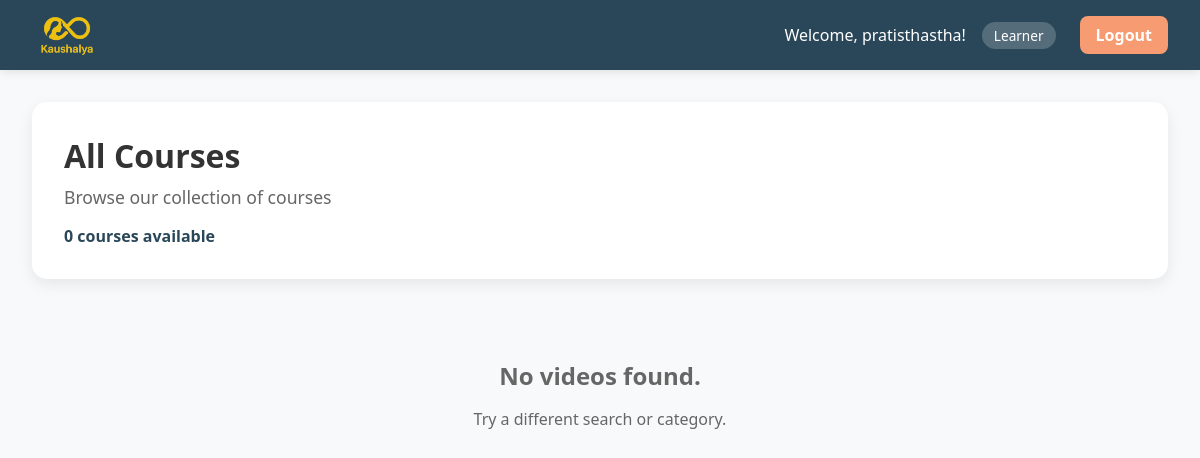
/courses/search/ (signed in), run on an earlier commit of the app's database.
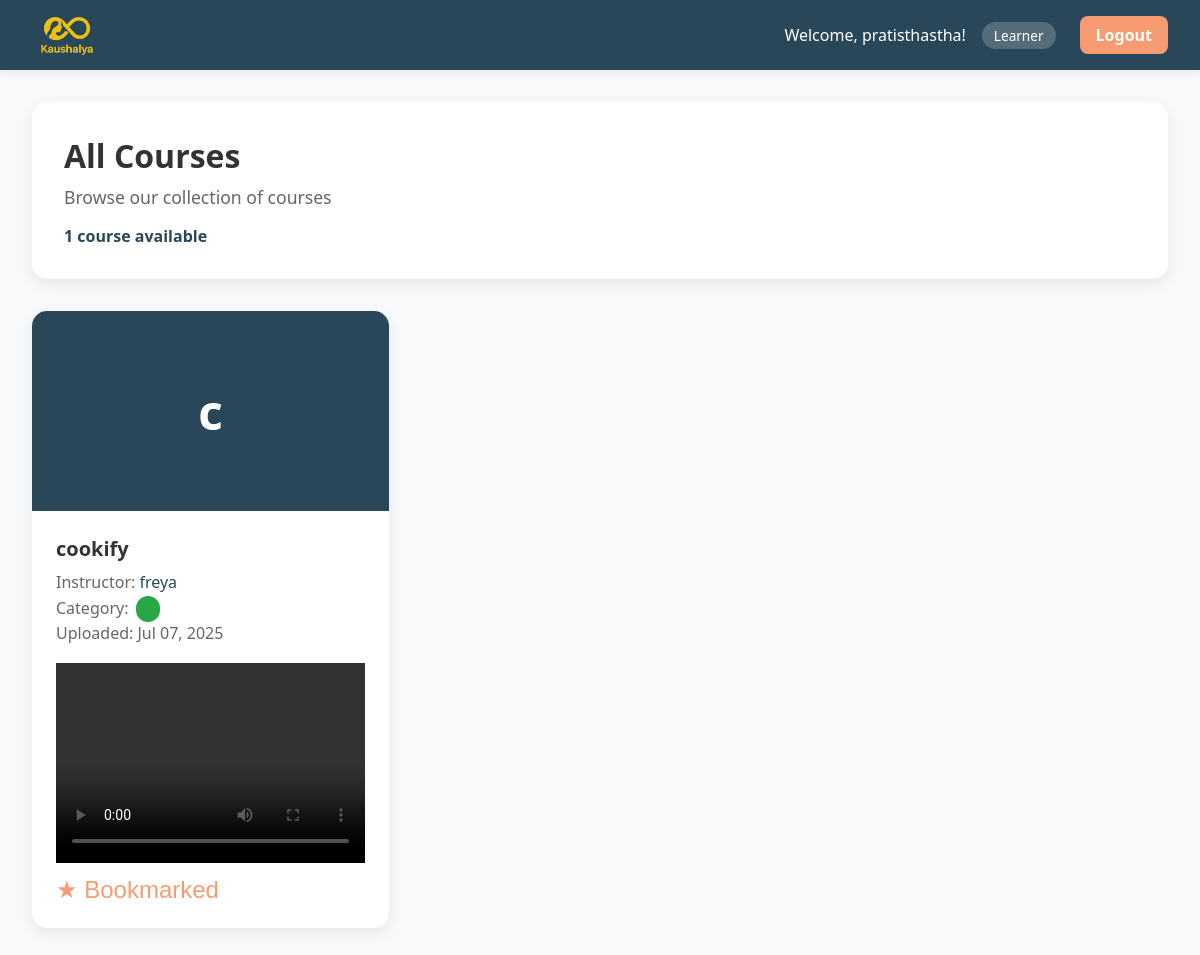
And on a later commit of the database.
### core/models.py (models this page shows, shortened)
class Profile(models.Model):
    ROLE_CHOICES = [
        ('learner', 'Learner'),
        ('instructor', 'Instructor/Admin'),
    ]
    user = models.OneToOneField(User, on_delete=models.CASCADE)
    role = models.CharField(max_length=20, choices=ROLE_CHOICES)
    specialization = models.CharField(max_length=100, blank=True)
    age = models.PositiveIntegerField(null=True, blank=True)
    email = models.EmailField(max_length=254, blank=True)
    avatar = models.ImageField(upload_to='avatars/', blank=True, null=True)

### instructors/models.py (models this page shows, shortened)
class Video(models.Model):
    instructor = models.ForeignKey(User, on_delete=models.CASCADE)
    title = models.CharField(max_length=200)
    video = models.FileField(upload_to='videos/')
    pdf_notes = models.FileField(upload_to='video_pdfs/', blank=True, null=True)
    assignment_link = models.URLField(blank=True)
    uploaded_at = models.DateTimeField(auto_now_add=True)
    playback_id = models.CharField(max_length=64, blank=True, null=True)  # Mux playback ID

### core/views.py (the view)
# urls.py: path('courses/search/', views.course_search_view, name='course_search'),
@login_required
def course_search_view(request):
    query = request.GET.get('q', '').strip()
    category = request.GET.get('category', '').strip()
    videos = Video.objects.all()
    if category and category != 'all':
        videos = videos.filter(category=category)
    if query:
        videos = videos.filter(title__icontains=query)
    bookmarked_ids = set()
    if request.user.is_authenticated:
        bookmarked_ids = set(BookmarkedCourse.objects.filter(user=request.user).values_list('video_id', flat=True))
    request.user.bookmarked_ids = bookmarked_ids
    dashboard_type = 'Learner' if request.user.profile.role == 'learner' else 'Instructor/Admin'
    context = {
        'courses': videos,
        'query': query,
        'category': category,
        'category_name': category,
        'total_results': videos.count(),
        'dashboard_type': dashboard_type,
    }
    return render(request, 'core/course_search.html', context)

### core/templates/core/course_search.html (shortened to what this page needs)
<!DOCTYPE html>
<html lang="en">
<head>
</head>
<body>
    {% load static %}
    <nav class="navbar">
        <div class="navbar-content">
            <a href="{% url 'dashboard' %}" class="logo" style="display: flex; align-items: center; gap: 0.5rem;">
                <img src="{% static 'core/logo for kaushalya.png' %}" alt="Kaushalaya Logo" style="height: 70px; width: auto; display: block; border-radius: 6px;">
            </a>
            <div class="nav-links" id="navLinks">
                <div class="user-info">
                    <span>Welcome, {{ request.user.username }}!</span>
                    <span class="user-role">{{ dashboard_type }}</span>
                </div>
                <a href="{% url 'logout' %}" class="nav-btn">Logout</a>
            </div>
        </div>
    </nav>
    <div class="main-content">
        <div class="search-header">
            <h1 class="search-title">
                {% if query or category %}
                    {% if query and category %}
                        Search Results for "{{ query }}" in {{ category_name }}
                    {% elif query %}
                        Search Results for "{{ query }}"
                    {% elif category %}
                        {{ category_name }} Courses
                    {% endif %}
                {% else %}
                    All Courses
                {% endif %}
            </h1>
            <p class="search-subtitle">
                {% if query or category %}
                    Found {{ total_results }} course{{ total_results|pluralize }} matching your criteria
                {% else %}
                    Browse our collection of courses
                {% endif %}
            </p>
            <div class="results-count">{{ total_results }} course{{ total_results|pluralize }} available</div>
        </div>
        {% if courses %}
        <div class="courses-grid">
            {% for course in courses %}
            <div class="course-card">
                <div class="course-image">
                    {{ course.title|slice:":1" }}
                </div>
                <div class="course-content">
                    <h3 class="course-title">{{ course.title }}</h3>
                    <p class="course-meta">
                        Instructor: <span class="course-instructor">{{ course.instructor.username }}</span><br>
                        Category: <span class="category-badge">{{ course.get_category_display }}</span><br>
                        Uploaded: {{ course.uploaded_at|date:"M d, Y" }}
                    </p>
                    {% if course.playback_id %}
                    <video width="100%" height="200" controls>
                        <source src="https://stream.mux.com/{{ course.playback_id }}.m3u8" type="application/x-mpegURL">
                        Your browser does not support the video tag.
                    </video>
                    {% elif course.video %}
                    <video width="100%" height="200" controls>
                        <source src="{{ course.video.url }}" type="video/mp4">
                    </video>
                    {% endif %}
                    <form method="post" action="{% url 'bookmark_video' course.id %}" style="margin-top: 0.5rem;">
                        {% if user.is_authenticated and course.id in user.bookmarked_ids %}
                            <button type="submit" style="background: none; border: none; cursor: pointer; color: #F79B72; font-size: 1.5rem;">&#9733; Bookmarked</button>
                        {% else %}
                            <button type="submit" style="background: none; border: none; cursor: pointer; color: #aaa; font-size: 1.5rem;">&#9734; Bookmark</button>
                        {% endif %}
                    </form>
                </div>
            </div>
            {% endfor %}
        </div>
        {% else %}
        <div class="no-results">
            <h3>No videos found.</h3>
            <p>Try a different search or category.</p>
        </div>
        {% endif %}
    </div>
</body>
</html>

### core/templates/core/course_search.html (style rules this page uses)
* { margin: 0; padding: 0; box-sizing: border-box; }
body { font-family: 'Segoe UI', Tahoma, Geneva, Verdana, sans-serif; background: #f8f9fa; color: #333; }
.navbar { background: #2A4759; padding: 1rem 2rem; box-shadow: 0 2px 10px rgba(0, 0, 0, 0.1); }
.navbar-content { display: flex; justify-content: space-between; align-items: center; position: relative; }
.logo { font-size: 1.5rem; font-weight: bold; height: 30px; flex-shrink: 0; }
.user-info { display: flex; align-items: center; gap: 1rem; color: white; }
.user-role { background: rgba(255, 255, 255, 0.2); padding: 0.25rem 0.75rem; border-radius: 20px; font-size: 0.85rem; }
.nav-btn { background: #F79B72; color: white; border: none; padding: 0.5rem 1rem; border-radius: 5px; cursor: pointer; text-decoration: none; transition: background 0.3s ease, transform 0.2s ease; }
.main-content { max-width: 1200px; margin: 2rem auto; padding: 0 2rem; }
.search-header { background: white; padding: 2rem; border-radius: 15px; box-shadow: 0 5px 15px rgba(0, 0, 0, 0.08); margin-bottom: 2rem; }
.search-title { font-size: 2rem; color: #333; margin-bottom: 0.5rem; }
.search-subtitle { color: #666; font-size: 1.1rem; }
.results-count { color: #2A4759; font-weight: 600; margin-top: 1rem; }
.courses-grid { display: grid; grid-template-columns: repeat(auto-fill, minmax(350px, 1fr)); gap: 2rem; }
.course-card { background: white; border-radius: 15px; box-shadow: 0 5px 15px rgba(0, 0, 0, 0.08); overflow: hidden; transition: transform 0.3s ease, box-shadow 0.3s ease; }
.course-image { height: 200px; background: #2A4759; display: flex; align-items: center; justify-content: center; color: white; font-size: 3rem; font-weight: bold; }
.course-content { padding: 1.5rem; }
.course-title { font-size: 1.25rem; color: #333; margin-bottom: 0.5rem; font-weight: 600; }
.course-meta { color: #666; line-height: 1.6; margin-bottom: 1rem; }
.course-instructor { font-weight: 500; color: #2A4759; }
.category-badge { background: #28a745; color: white; padding: 0.25rem 0.75rem; border-radius: 15px; font-size: 0.8rem; font-weight: 500; margin-left: 0.5rem; }
.nav-links { display: flex; flex-direction: row; align-items: center; gap: 1.5rem; }
.submit-btn, .search-btn, .enroll-btn, .nav-btn, .categories-btn { background: #F79B72; color: white; border: none; border-radius: 8px; font-size: 1rem; font-weight: 600; cursor: pointer; transition: background 0.2s ease, transform 0.2s ease; }

What changed in the data, as far as the page shows it:
added Video: title "c", title "cookify", instructor.username "freya", uploaded_at "Jul 07, 2025", shows "★ Bookmarked"
Also different on the page:
{{ total_results }}: "0" → "1"
text no longer shown: "No videos found. Try a different search or category."
